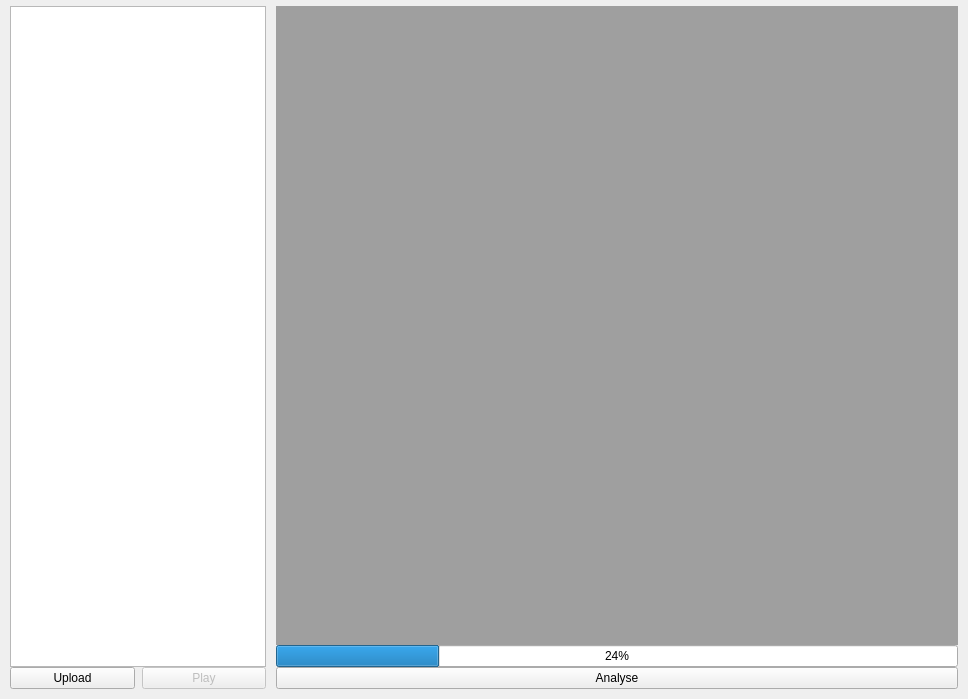
<?xml version="1.0" encoding="UTF-8"?>
<ui version="4.0">
 <class>MainWindow</class>
 <widget class="QMainWindow" name="MainWindow">
  <property name="geometry">
   <rect>
    <x>0</x>
    <y>0</y>
    <width>968</width>
    <height>699</height>
   </rect>
  </property>
  <property name="windowTitle">
   <string>MainWindow</string>
  </property>
  <widget class="QWidget" name="centralwidget">
   <property name="focusPolicy">
    <enum>Qt::NoFocus</enum>
   </property>
   <property name="contextMenuPolicy">
    <enum>Qt::CustomContextMenu</enum>
   </property>
   <property name="layoutDirection">
    <enum>Qt::LeftToRight</enum>
   </property>
   <layout class="QFormLayout" name="formLayout">
    <property name="sizeConstraint">
     <enum>QLayout::SetDefaultConstraint</enum>
    </property>
    <property name="fieldGrowthPolicy">
     <enum>QFormLayout::AllNonFixedFieldsGrow</enum>
    </property>
    <property name="formAlignment">
     <set>Qt::AlignLeading|Qt::AlignLeft|Qt::AlignTop</set>
    </property>
    <property name="horizontalSpacing">
     <number>10</number>
    </property>
    <property name="leftMargin">
     <number>10</number>
    </property>
    <property name="topMargin">
     <number>6</number>
    </property>
    <property name="rightMargin">
     <number>10</number>
    </property>
    <property name="bottomMargin">
     <number>10</number>
    </property>
    <item row="0" column="0">
     <layout class="QVBoxLayout" name="left">
      <item>
       <widget class="QListView" name="audioList"/>
      </item>
      <item>
       <layout class="QHBoxLayout" name="leftButtons">
        <property name="spacing">
         <number>7</number>
        </property>
        <item>
         <widget class="QPushButton" name="uploadButton">
          <property name="text">
           <string>Upload</string>
          </property>
         </widget>
        </item>
        <item>
         <widget class="QPushButton" name="playButton">
          <property name="enabled">
           <bool>false</bool>
          </property>
          <property name="text">
           <string>Play</string>
          </property>
         </widget>
        </item>
       </layout>
      </item>
     </layout>
    </item>
    <item row="0" column="1">
     <layout class="QVBoxLayout" name="right">
      <item>
       <widget class="QMdiArea" name="plotAudio"/>
      </item>
      <item>
       <widget class="QProgressBar" name="plotProgressBar">
        <property name="value">
         <number>24</number>
        </property>
       </widget>
      </item>
      <item>
       <widget class="QPushButton" name="analyseButton">
        <property name="focusPolicy">
         <enum>Qt::WheelFocus</enum>
        </property>
        <property name="contextMenuPolicy">
         <enum>Qt::ActionsContextMenu</enum>
        </property>
        <property name="text">
         <string>Analyse</string>
        </property>
       </widget>
      </item>
     </layout>
    </item>
   </layout>
  </widget>
  <action name="actionEnglish">
   <property name="checkable">
    <bool>true</bool>
   </property>
   <property name="checked">
    <bool>true</bool>
   </property>
   <property name="text">
    <string>English</string>
   </property>
   <property name="menuRole">
    <enum>QAction::NoRole</enum>
   </property>
  </action>
  <action name="actionGerman">
   <property name="checkable">
    <bool>true</bool>
   </property>
   <property name="text">
    <string>German</string>
   </property>
  </action>
 </widget>
 <tabstops>
  <tabstop>analyseButton</tabstop>
  <tabstop>audioList</tabstop>
  <tabstop>uploadButton</tabstop>
  <tabstop>playButton</tabstop>
 </tabstops>
 <resources/>
 <connections/>
</ui>
